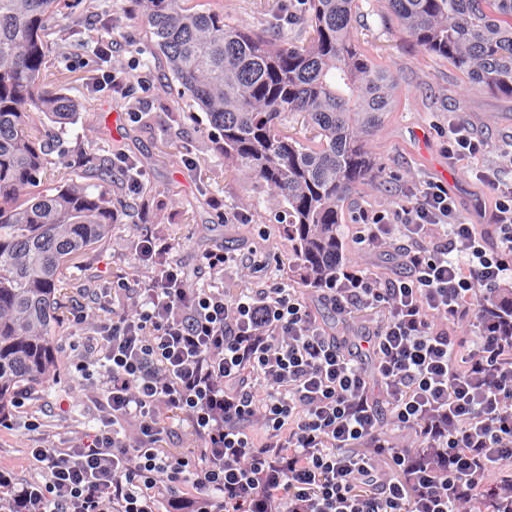
#> input picture example_input/image.png, 512 x 512 px; its folder holds only this picture in this run
$ python -i denTIL_and_tilab.py   (imports and definitions only)
#> lines starting #> are read from the running program, lines starting #| are printed output that depends on the picture; after the words box and inside, x2 and y2 are one past the last pixel; in counts of white or black regions, pixels touching at a corner belong together
import numpy as np
from scipy.spatial import ConvexHull
from shapely.geometry import Polygon
import cv2
from scipy.spatial.distance import pdist, squareform
import os
import pandas as pd
import statistics

# [64 lines left out: functions calculate_til_abundance, get_tilab_features, getDensityMatrixCore, getIntersectedArea, not called in this run]

def getTissueArea(I):
    gray = cv2.cvtColor(I, cv2.COLOR_RGB2GRAY)
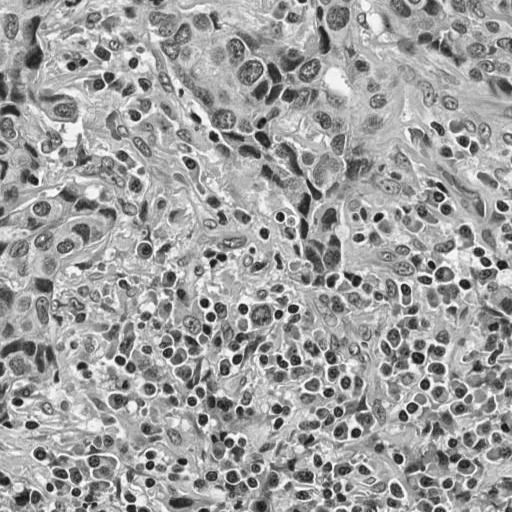
#> gray: shape (512, 512); min 13, max 255, mean 159.3
    _, binary = cv2.threshold(gray, 220, 255, cv2.THRESH_BINARY)
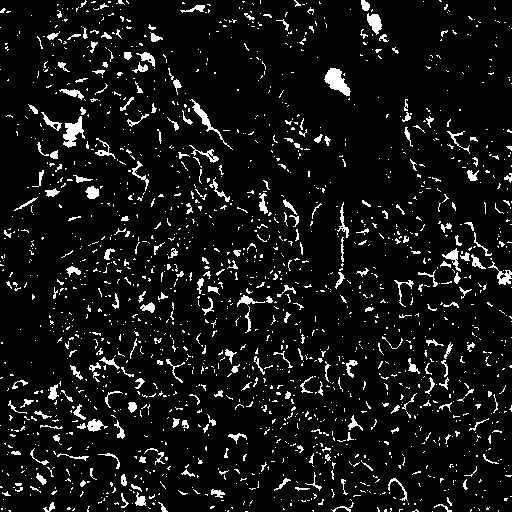
#> binary: shape (512, 512); 7.4% white in thin lines or dots
    binary = cv2.morphologyEx(binary, cv2.MORPH_OPEN, np.ones((3, 3), np.uint8), iterations=2)
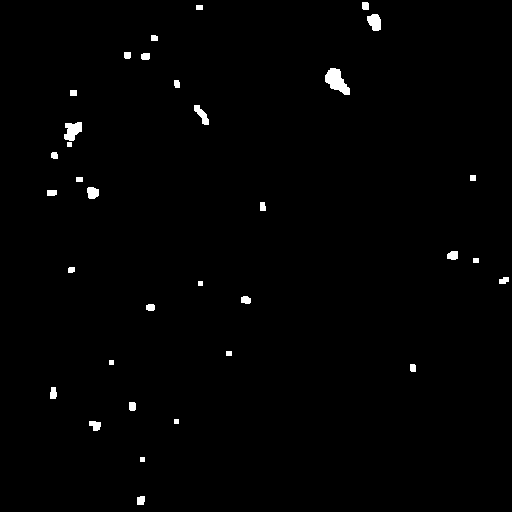
#> binary: shape (512, 512); 0.93% white; 34 white regions, largest, box (x1, y1, x2, y2) and area: (325, 68, 350, 95) 388, (64, 122, 82, 141) 241, (367, 14, 381, 31) 183
    binary = np.array(binary, dtype=bool)
    area = np.sum(~binary)
#> area = 259702
    return area

# [374 lines left out: functions getSumNodeWeightsThreshold, getClusterCentroids, normalizeVector, getDenTILFeatures, getDenTILFeaturesv2, getDenTILFeaturesv2WithoutTissueArea, not called in this run]

# [35 lines of commented-out code are left out]

>>> import cv2
>>> picture = cv2.cvtColor(cv2.imread('example_input/image.png'), cv2.COLOR_BGR2RGB)
>>> result = getTissueArea(picture)
#> result = 259702
